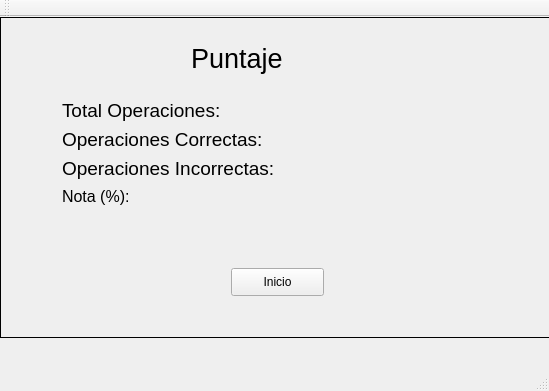
<?xml version="1.0" encoding="UTF-8"?>
<ui version="4.0">
 <class>MainWindow</class>
 <widget class="QMainWindow" name="MainWindow">
  <property name="geometry">
   <rect>
    <x>0</x>
    <y>0</y>
    <width>549</width>
    <height>391</height>
   </rect>
  </property>
  <property name="windowTitle">
   <string>MainWindow</string>
  </property>
  <widget class="QWidget" name="centralWidget">
   <widget class="QStackedWidget" name="stackedWidget">
    <property name="geometry">
     <rect>
      <x>0</x>
      <y>0</y>
      <width>551</width>
      <height>321</height>
     </rect>
    </property>
    <property name="frameShape">
     <enum>QFrame::Box</enum>
    </property>
    <property name="currentIndex">
     <number>2</number>
    </property>
    <widget class="QWidget" name="page">
     <widget class="QLabel" name="label">
      <property name="geometry">
       <rect>
        <x>230</x>
        <y>10</y>
        <width>71</width>
        <height>21</height>
       </rect>
      </property>
      <property name="text">
       <string>&lt;html&gt;&lt;head/&gt;&lt;body&gt;&lt;p&gt;Crear Test&lt;/p&gt;&lt;/body&gt;&lt;/html&gt;</string>
      </property>
     </widget>
     <widget class="QPushButton" name="pb_Start">
      <property name="geometry">
       <rect>
        <x>220</x>
        <y>200</y>
        <width>93</width>
        <height>28</height>
       </rect>
      </property>
      <property name="text">
       <string>Iniciar Prueba</string>
      </property>
     </widget>
     <widget class="QWidget" name="layoutWidget">
      <property name="geometry">
       <rect>
        <x>130</x>
        <y>60</y>
        <width>271</width>
        <height>91</height>
       </rect>
      </property>
      <layout class="QGridLayout" name="gridLayout_2">
       <item row="0" column="0">
        <widget class="QLabel" name="label_2">
         <property name="text">
          <string>Numero de operaciones</string>
         </property>
        </widget>
       </item>
       <item row="0" column="1">
        <widget class="QSpinBox" name="spin_NumeroDeOperaciones">
         <property name="minimum">
          <number>5</number>
         </property>
         <property name="maximum">
          <number>20</number>
         </property>
        </widget>
       </item>
       <item row="1" column="0">
        <widget class="QLabel" name="label_3">
         <property name="text">
          <string>Tiempo en minutos:</string>
         </property>
        </widget>
       </item>
       <item row="1" column="1">
        <widget class="QSpinBox" name="spin_TiempoEnMinutos">
         <property name="minimum">
          <number>1</number>
         </property>
         <property name="maximum">
          <number>10</number>
         </property>
        </widget>
       </item>
       <item row="2" column="0">
        <widget class="QLabel" name="lbHOla">
         <property name="text">
          <string>Dificultad</string>
         </property>
        </widget>
       </item>
       <item row="2" column="1">
        <widget class="QComboBox" name="cbDificultad">
         <property name="currentIndex">
          <number>1</number>
         </property>
         <item>
          <property name="text">
           <string>Facil</string>
          </property>
         </item>
         <item>
          <property name="text">
           <string>Normal</string>
          </property>
         </item>
         <item>
          <property name="text">
           <string>Dificil</string>
          </property>
         </item>
         <item>
          <property name="text">
           <string>Lunatico</string>
          </property>
         </item>
        </widget>
       </item>
      </layout>
     </widget>
    </widget>
    <widget class="QWidget" name="page_2">
     <widget class="QPushButton" name="pb_next">
      <property name="geometry">
       <rect>
        <x>430</x>
        <y>140</y>
        <width>93</width>
        <height>28</height>
       </rect>
      </property>
      <property name="text">
       <string>&gt;&gt;</string>
      </property>
     </widget>
     <widget class="QPushButton" name="pb_prev">
      <property name="geometry">
       <rect>
        <x>20</x>
        <y>140</y>
        <width>93</width>
        <height>28</height>
       </rect>
      </property>
      <property name="text">
       <string>&lt;&lt;</string>
      </property>
     </widget>
     <widget class="QGroupBox" name="groupBox">
      <property name="geometry">
       <rect>
        <x>180</x>
        <y>100</y>
        <width>191</width>
        <height>101</height>
       </rect>
      </property>
      <property name="title">
       <string>Pregunta:</string>
      </property>
      <layout class="QGridLayout" name="gridLayout_3">
       <item row="0" column="0">
        <widget class="QLabel" name="lbl_Numerador1">
         <property name="text">
          <string>&lt;html&gt;&lt;head/&gt;&lt;body&gt;&lt;p&gt;&lt;span style=&quot; font-size:12pt;&quot;&gt;D2&lt;/span&gt;&lt;/p&gt;&lt;/body&gt;&lt;/html&gt;</string>
         </property>
        </widget>
       </item>
       <item row="0" column="2">
        <widget class="QLabel" name="lbl_Numerador2">
         <property name="text">
          <string>&lt;html&gt;&lt;head/&gt;&lt;body&gt;&lt;p&gt;&lt;span style=&quot; font-size:12pt;&quot;&gt;D2&lt;/span&gt;&lt;/p&gt;&lt;/body&gt;&lt;/html&gt;</string>
         </property>
        </widget>
       </item>
       <item row="0" column="5">
        <widget class="QLineEdit" name="le_top"/>
       </item>
       <item row="0" column="3" rowspan="3">
        <widget class="QLabel" name="label_9">
         <property name="text">
          <string>=</string>
         </property>
        </widget>
       </item>
       <item row="2" column="5">
        <widget class="QLineEdit" name="le_bot"/>
       </item>
       <item row="0" column="4" rowspan="3">
        <widget class="Line" name="line_3">
         <property name="orientation">
          <enum>Qt::Horizontal</enum>
         </property>
        </widget>
       </item>
       <item row="2" column="2">
        <widget class="QLabel" name="lbl_Denominador2">
         <property name="text">
          <string>&lt;html&gt;&lt;head/&gt;&lt;body&gt;&lt;p&gt;&lt;span style=&quot; font-size:12pt;&quot;&gt;D2&lt;/span&gt;&lt;/p&gt;&lt;/body&gt;&lt;/html&gt;</string>
         </property>
        </widget>
       </item>
       <item row="2" column="0">
        <widget class="QLabel" name="lbl_Denominador1">
         <property name="text">
          <string>&lt;html&gt;&lt;head/&gt;&lt;body&gt;&lt;p&gt;&lt;span style=&quot; font-size:12pt;&quot;&gt;D2&lt;/span&gt;&lt;/p&gt;&lt;/body&gt;&lt;/html&gt;</string>
         </property>
        </widget>
       </item>
       <item row="0" column="1" rowspan="3">
        <widget class="QLabel" name="lb_operador">
         <property name="text">
          <string>LO</string>
         </property>
        </widget>
       </item>
       <item row="1" column="0">
        <widget class="Line" name="line">
         <property name="orientation">
          <enum>Qt::Horizontal</enum>
         </property>
        </widget>
       </item>
       <item row="1" column="2">
        <widget class="Line" name="line_2">
         <property name="orientation">
          <enum>Qt::Horizontal</enum>
         </property>
        </widget>
       </item>
      </layout>
     </widget>
     <widget class="QPushButton" name="pb_ok">
      <property name="geometry">
       <rect>
        <x>220</x>
        <y>210</y>
        <width>93</width>
        <height>28</height>
       </rect>
      </property>
      <property name="text">
       <string>OK</string>
      </property>
     </widget>
     <widget class="QPushButton" name="pb_Cancelar">
      <property name="geometry">
       <rect>
        <x>430</x>
        <y>280</y>
        <width>93</width>
        <height>28</height>
       </rect>
      </property>
      <property name="text">
       <string>Cancelar</string>
      </property>
     </widget>
     <widget class="QPushButton" name="pb_Enviar">
      <property name="geometry">
       <rect>
        <x>330</x>
        <y>280</y>
        <width>93</width>
        <height>28</height>
       </rect>
      </property>
      <property name="text">
       <string>Enviar</string>
      </property>
     </widget>
     <widget class="QPushButton" name="pb_Shuffling">
      <property name="geometry">
       <rect>
        <x>430</x>
        <y>40</y>
        <width>93</width>
        <height>28</height>
       </rect>
      </property>
      <property name="text">
       <string>Shuffle</string>
      </property>
     </widget>
    </widget>
    <widget class="QWidget" name="page_5">
     <widget class="QLabel" name="label_13">
      <property name="geometry">
       <rect>
        <x>190</x>
        <y>20</y>
        <width>121</width>
        <height>41</height>
       </rect>
      </property>
      <property name="text">
       <string>&lt;html&gt;&lt;head/&gt;&lt;body&gt;&lt;p&gt;&lt;span style=&quot; font-size:20pt;&quot;&gt;Puntaje&lt;/span&gt;&lt;/p&gt;&lt;/body&gt;&lt;/html&gt;</string>
      </property>
     </widget>
     <widget class="QPushButton" name="pb_Inicio">
      <property name="geometry">
       <rect>
        <x>230</x>
        <y>250</y>
        <width>93</width>
        <height>28</height>
       </rect>
      </property>
      <property name="text">
       <string>Inicio</string>
      </property>
     </widget>
     <widget class="QWidget" name="layoutWidget">
      <property name="geometry">
       <rect>
        <x>50</x>
        <y>70</y>
        <width>255</width>
        <height>131</height>
       </rect>
      </property>
      <layout class="QGridLayout" name="gridLayout_4">
       <item row="0" column="0">
        <widget class="QLabel" name="lb_totalOperaciones">
         <property name="text">
          <string>&lt;html&gt;&lt;head/&gt;&lt;body&gt;&lt;p&gt;&lt;span style=&quot; font-size:14pt;&quot;&gt;Total Operaciones:&lt;/span&gt;&lt;/p&gt;&lt;/body&gt;&lt;/html&gt;</string>
         </property>
        </widget>
       </item>
       <item row="1" column="0">
        <widget class="QLabel" name="lb_totalCorrectas">
         <property name="text">
          <string>&lt;html&gt;&lt;head/&gt;&lt;body&gt;&lt;p&gt;&lt;span style=&quot; font-size:14pt;&quot;&gt;Operaciones Correctas:&lt;/span&gt;&lt;/p&gt;&lt;/body&gt;&lt;/html&gt;</string>
         </property>
        </widget>
       </item>
       <item row="2" column="0">
        <widget class="QLabel" name="lb_totalIncorrectas">
         <property name="text">
          <string>&lt;html&gt;&lt;head/&gt;&lt;body&gt;&lt;p&gt;&lt;span style=&quot; font-size:14pt;&quot;&gt;Operaciones Incorrectas:&lt;/span&gt;&lt;/p&gt;&lt;/body&gt;&lt;/html&gt;</string>
         </property>
        </widget>
       </item>
       <item row="3" column="0">
        <widget class="QLabel" name="lb_nota">
         <property name="text">
          <string>&lt;html&gt;&lt;head/&gt;&lt;body&gt;&lt;p&gt;&lt;span style=&quot; font-size:12pt;&quot;&gt;Nota (%): &lt;/span&gt;&lt;/p&gt;&lt;/body&gt;&lt;/html&gt;</string>
         </property>
        </widget>
       </item>
      </layout>
     </widget>
    </widget>
   </widget>
  </widget>
  <widget class="QMenuBar" name="menuBar">
   <property name="geometry">
    <rect>
     <x>0</x>
     <y>0</y>
     <width>549</width>
     <height>26</height>
    </rect>
   </property>
  </widget>
  <widget class="QToolBar" name="mainToolBar">
   <attribute name="toolBarArea">
    <enum>TopToolBarArea</enum>
   </attribute>
   <attribute name="toolBarBreak">
    <bool>false</bool>
   </attribute>
  </widget>
  <widget class="QStatusBar" name="statusBar"/>
 </widget>
 <layoutdefault spacing="6" margin="11"/>
 <resources/>
 <connections/>
</ui>
